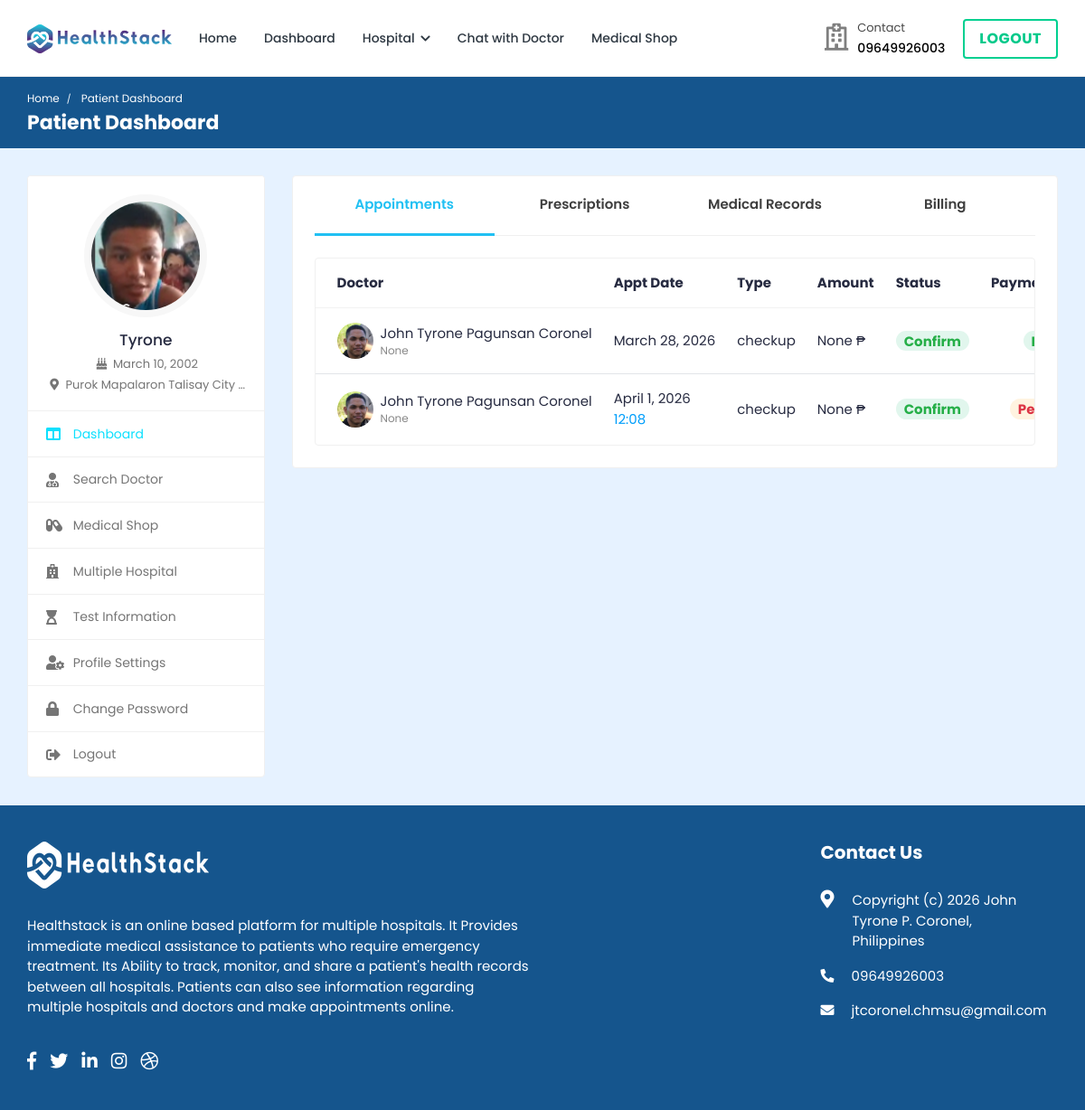
Page /patient-dashboard/ (signed in) on the committed database.
### hospital/models.py (models this page shows, shortened)
class Patient(models.Model):
    patient_id = models.AutoField(primary_key=True)
    user = models.OneToOneField(User, on_delete=models.CASCADE, null=True, blank=True, related_name='patient')
    name = models.CharField(max_length=200, null=True, blank=True)
    username = models.CharField(max_length=200, null=True, blank=True)
    age = models.IntegerField(null=True, blank=True)
    email = models.EmailField(max_length=200, null=True, blank=True)
    phone_number = models.IntegerField(null=True, blank=True)
    address = models.CharField(max_length=200, null=True, blank=True)
    featured_image = models.ImageField(upload_to='patients/', default='patients/user-default.png', null=True, blank=True)
    blood_group = models.CharField(max_length=200, null=True, blank=True)
    history = models.CharField(max_length=200, null=True, blank=True)
    dob = models.CharField(max_length=200, null=True, blank=True)
    nid = models.CharField(max_length=200, null=True, blank=True)
    serial_number = models.CharField(max_length=200, null=True, blank=True)
    login_status = models.CharField(max_length=200, null=True, blank=True, default="offline")

class User(AbstractUser):
    is_patient = models.BooleanField(default=False)
    is_doctor = models.BooleanField(default=False)
    is_hospital_admin = models.BooleanField(default=False)
    is_labworker = models.BooleanField(default=False)
    is_pharmacist = models.BooleanField(default=False)
    login_status = models.BooleanField(default=False)

### doctor/models.py (models this page shows, shortened)
class Appointment(models.Model):
    APPOINTMENT_TYPE = (
        ('report', 'report'),
        ('checkup', 'checkup'),
    )
    APPOINTMENT_STATUS = (
        ('pending', 'pending'),
        ('confirmed', 'confirmed'),
        ('cancelled', 'cancelled'),
    )
    id = models.AutoField(primary_key=True)
    date = models.DateField(null=True, blank=True)
    time = models.CharField(max_length=200, null=True, blank=True)
    doctor = models.ForeignKey(Doctor_Information, on_delete=models.CASCADE, null=True, blank=True)
    patient = models.ForeignKey(Patient, on_delete=models.CASCADE, null=True, blank=True)
    appointment_type = models.CharField(max_length=200, choices=APPOINTMENT_TYPE)
    appointment_status = models.CharField(max_length=200, choices=APPOINTMENT_STATUS)
    serial_number = models.CharField(max_length=200, null=True, blank=True)
    payment_status = models.CharField(max_length=200, null=True, blank=True, default='pending')
    transaction_id = models.CharField(max_length=255, null=True, blank=True)
    message = models.CharField(max_length=255, null=True, blank=True)

class Doctor_Information(models.Model):
    DOCTOR_TYPE = (
        ('Cardiologists', 'Cardiologists'),
        ('Neurologists', 'Neurologists'),
        ('Pediatricians', 'Pediatricians'),
        ('Physiatrists', 'Physiatrists'),
        ('Dermatologists', 'Dermatologists'),
    )
    doctor_id = models.AutoField(primary_key=True)
    user = models.OneToOneField(User, on_delete=models.CASCADE, null=True, blank=True, related_name='profile')
    name = models.CharField(max_length=200, null=True, blank=True)
    username = models.CharField(max_length=200, null=True, blank=True)
    gender = models.CharField(max_length=200, null=True, blank=True)
    description = models.TextField(max_length=1000, null=True, blank=True)
    department = models.CharField(max_length=200, choices=DOCTOR_TYPE, null=True, blank=True)
    department_name = models.ForeignKey(hospital_department, on_delete=models.SET_NULL, null=True, blank=True)
    specialization = models.ForeignKey(specialization, on_delete=models.SET_NULL, null=True, blank=True)
    featured_image = models.ImageField(upload_to='doctors/', default='doctors/user-default.png', null=True, blank=True)
    certificate_image = models.ImageField(upload_to='doctors_certificate/', default='doctors_certificate/default.png', null=True, blank=True)
    email = models.EmailField(max_length=200, null=True, blank=True)
    phone_number = models.CharField(max_length=200, null=True, blank=True)
    nid = models.CharField(max_length=200, null=True, blank=True)
    visiting_hour = models.CharField(max_length=200, null=True, blank=True)
    consultation_fee = models.IntegerField(null=True, blank=True)
    report_fee = models.IntegerField(null=True, blank=True)
    dob = models.CharField(max_length=200, null=True, blank=True)
    institute = models.CharField(max_length=200, null=True, blank=True)
    degree = models.CharField(max_length=200, null=True, blank=True)
    completion_year = models.CharField(max_length=200, null=True, blank=True)
    work_place = models.CharField(max_length=200, null=True, blank=True)
    designation = models.CharField(max_length=200, null=True, blank=True)
    start_year = models.CharField(max_length=200, null=True, blank=True)
    end_year = models.CharField(max_length=200, null=True, blank=True)
    register_status =  models.CharField(max_length=200, null=True, blank=True)
    hospital_name = models.ForeignKey(Hospital_Information, on_delete=models.SET_NULL, null=True, blank=True)

### hospital/views.py (the view)
# urls.py: path('patient-dashboard/',views.patient_dashboard, name='patient-dashboard'),
@csrf_exempt
@login_required(login_url="login")
@cache_control(no_cache=True, must_revalidate=True, no_store=True)
def patient_dashboard(request):
    if request.user.is_patient:
        patient = Patient.objects.get(user=request.user)
        report = Report.objects.filter(patient=patient)
        prescription = Prescription.objects.filter(patient=patient).order_by('-prescription_id')
        appointments = Appointment.objects.filter(patient=patient).filter(Q(appointment_status='pending') | Q(appointment_status='confirmed'))
        payments = Payment.objects.filter(patient=patient).order_by('-payment_id')
        context = {'patient': patient, 'appointments': appointments, 'payments': payments,'report':report,'prescription':prescription}
    else:
        return redirect('logout')
    return render(request, 'patient-dashboard.html', context)

### templates/patient-dashboard.html (shortened to what this page needs)
{% load static %}
<!DOCTYPE html>
<html lang="en">
  <head>
    <link
      rel="stylesheet"
      href="{% static 'HealthStack-System/css/Normal/bootstrap.min.css' %}"
    />
    <link
      rel="stylesheet"
      href="{% static 'HealthStack-System/plugins/Normal/fontawesome/css/fontawesome.min.css' %}"
    />
    <link
      rel="stylesheet"
      href="{% static 'HealthStack-System/plugins/Normal/fontawesome/css/all.min.css' %}"
    />
    <link href="https://use.fontawesome.com/releases/v5.7.2/css/all.css" rel="stylesheet" />
    <link
      rel="stylesheet"
      href="{% static 'HealthStack-System/css/Normal/style.css' %}"
    />
  </head>
  <body>
    <div class="main-wrapper">
      <header class="header">{% include 'patient_navbar.html' %}</header>
      <div class="breadcrumb-bar">
        <div class="container-fluid">
          <div class="row align-items-center">
            <div class="col-md-12 col-12">
              <nav aria-label="breadcrumb" class="page-breadcrumb">
                <ol class="breadcrumb">
                  <li class="breadcrumb-item">
                    <a href="{% url 'patient-dashboard' %}">Home</a>
                  </li>
                  <li class="breadcrumb-item active" aria-current="page">
                    Patient Dashboard
                  </li>
                </ol>
              </nav>
              <h2 class="breadcrumb-title">Patient Dashboard</h2>{% include 'message.html' %}
            </div>
          </div>
        </div>
      </div>
      <div class="content">
        <div class="container-fluid">
          <div class="row">
            <div class="col-md-5 col-lg-4 col-xl-3 theiaStickySidebar">
              <div>{% include 'patient-sidebar.html' %}</div>
            </div>
            <div class="col-md-7 col-lg-8 col-xl-9">
              <div class="card">
                <div class="card-body pt-0">
                  <nav class="user-tabs mb-4">
                    <ul class="nav nav-tabs nav-tabs-bottom nav-justified">
                      <li class="nav-item">
                        <a
                          class="nav-link active"
                          href="#pat_appointments"
                          data-toggle="tab"
                          >Appointments</a
                        >
                      </li>
                      <li class="nav-item">
                        <a
                          class="nav-link"
                          href="#pat_prescriptions"
                          data-toggle="tab"
                          >Prescriptions</a
                        >
                      </li>
                      <li class="nav-item">
                        <a
                          class="nav-link"
                          href="#pat_medical_records"
                          data-toggle="tab"
                          ><span class="med-records">Medical Records</span></a
                        >
                      </li>
                      <li class="nav-item">
                        <a
                          class="nav-link"
                          href="#pat_billing"
                          data-toggle="tab"
                          >Billing</a
                        >
                      </li>
                    </ul>
                  </nav>
                  <div class="tab-content pt-0">
                    <div
                      id="pat_appointments"
                      class="tab-pane fade show active"
                    >
                      <div class="card card-table mb-0">
                        <div class="card-body">
                          <div class="table-responsive">
                            <table class="table table-hover table-center mb-0">
                              <thead>
                                <tr>
                                  <th>Doctor</th>
                                  <th>Appt Date</th>
                                  <th>Type</th>
                                  <th>Amount</th>
                                  <th>Status</th>
                                  <th>Payment Status</th>
                                </tr>
                              </thead>
                              <tbody>
                                {% for appointment in appointments %}
                                <tr>
                                  <td>
                                    <h2 class="table-avatar">
                                      <a
                                        href="doctor-profile.html"
                                        class="avatar avatar-sm mr-2"
                                      >
                                        <img
                                          class="avatar-img rounded-circle"
                                          src="{{ appointment.doctor.featured_image.url }}"
                                          alt="User Image"
                                        />
                                      </a>
                                      <a href="doctor-profile.html"
                                        >{{ appointment.doctor.name }}
                                        <span
                                          >{{appointment.doctor.department_name}}</span
                                        ></a
                                      >
                                    </h2>
                                  </td>
                                  <td>
                                    {{appointment.date}}
                                    <span class="d-block text-info"
                                      >{{appointment.time}}</span
                                    >
                                  </td>
                                  <td>{{appointment.appointment_type}}</td>
                                  {% if appointment.appointment_type == 'checkup' %}
                                  <td>{{appointment.doctor.consultation_fee}} ₱</td>
                                  {% else %}
                                  <td>{{appointment.doctor.report_fee}} ₱</td>
                                  {% endif %}
                                  <td>
                                    {% if appointment.appointment_status == 'confirmed' %}
                                    <span class="badge badge-pill bg-success-light">Confirm</span>
                                    {% endif %}
                                  </td>
                                  <td class="text-center">
                                    {% if appointment.payment_status == 'pending' %}
                                    <span class="badge badge-pill bg-warning-light">Pending</span>
                                    {% elif appointment.payment_status == 'Partial' %}
                                    <span class="badge badge-pill bg-info-light">Partial</span>
                                    {% elif appointment.payment_status == 'VALID' or appointment.payment_status == 'Paid' %}
                                    <span class="badge badge-pill bg-success-light">Paid</span>
                                    {% else %}
                                    <span class="badge badge-pill bg-warning-light">Pending</span>
                                    {% endif %}
                                  </td>
                                </tr>
                                {% endfor %}
                              </tbody>
                            </table>
                          </div>
                        </div>
                      </div>
                    </div>
                  </div>
                </div>
              </div>
            </div>
          </div>
        </div>
      </div>
      {% include 'footer.html' %}
    </div>
  </body>
</html>

### templates/patient-sidebar.html
{% load static %}
    <div class="profile-sidebar">
      <div class="widget-profile pro-widget-content">
        <div class="profile-info-widget">
          <a href="#" class="booking-doc-img">
            <img
              src="{{ patient.featured_image.url }}"
              alt="User Image"
            />
          </a>
          <div class="profile-det-info">
            <h3>{{ patient.name|default:user.username }}</h3>
            <div class="patient-details">
              <h5>
                <i class="fas fa-birthday-cake"></i> {{ patient.dob|default:"Not set" }}
              </h5>
              <h5 class="mb-0">
                <i class="fas fa-map-marker-alt"></i>
                {{ patient.address|default:"Not set" }}
              </h5>
            </div>
          </div>
        </div>
      </div>
      <div class="dashboard-widget">
        <nav class="dashboard-menu sidebar">
          <ul>
            <li class="active">
              <a href="{% url 'patient-dashboard' %}">
                <i class="fas fa-columns"></i>
                <span>Dashboard</span>
              </a>
            </li>
            <li class="nav-item has-submenu">
              <a href="{% url 'search' %}">
                <i class="fas fa-user-md"></i>
                <span>Search Doctor</span>
              </a>
            </li>
            <li class="has-submenu">
              <a href="{% url 'pharmacy_shop' %}" class="nav-link">
                <i class="fas fa-capsules"></i>
                <span>Medical Shop</span>
              </a>
            </li>
            <li>
                <a href="{% url 'multiple-hospital' %}">
                  <i class="fas fa-hospital"></i>
                  <span>Multiple Hospital</span>
                </a>
            </li>
            <li>
              <a href="{% url 'doctor-test-list'%}" target="_blank">
                <i class="fas fa-hourglass-start"></i>
                <span>Test Information</span>
              </a>
            </li>
            <li>
              <a href="{% url 'profile-settings' %}">
                <i class="fas fa-user-cog"></i>
                <span>Profile Settings</span>
              </a>
            </li>
            <li>
              <a href="{% url 'change-password' pk=user.id%}">
                <i class="fas fa-lock"></i>
                <span>Change Password</span>
              </a>
            </li>
            <li>
              <a href="{% url 'logout' %}">
                <i class="fas fa-sign-out-alt"></i>
                <span>Logout</span>
              </a>
            </li>
          </ul>
        </nav>
      </div>
    </div>

### rows in the picture
Patient: featured_image (picture), name "Tyrone", dob "March 10, 2002", address "Purok Mapalaron Talisay City…"
Appointment: doctor.featured_image (picture), doctor.name "John Tyrone Pagunsan Coronel", doctor.department_name "None", date "March 28, 2026", appointment_type "checkup", doctor.consultation_fee "None", appointment_status "Confirm"
Appointment: doctor.featured_image (picture), doctor.name "John Tyrone Pagunsan Coronel", doctor.department_name "None", date "April 1, 2026", time "12:08", appointment_type "checkup", doctor.consultation_fee "None", appointment_status "Confirm", payment_status "Pending"

### other values in the picture
{{ phone }} "9649926003"
